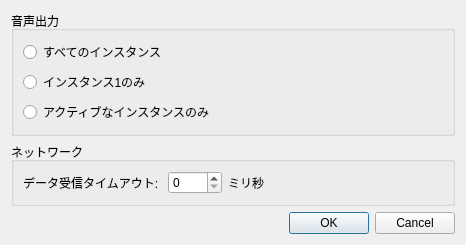
<?xml version="1.0" encoding="UTF-8"?>
<ui version="4.0">
 <class>MPSettingsDialog</class>
 <widget class="QDialog" name="MPSettingsDialog">
  <property name="geometry">
   <rect>
    <x>0</x>
    <y>0</y>
    <width>466</width>
    <height>202</height>
   </rect>
  </property>
  <property name="windowTitle">
   <string>マルチプレイヤー設定 - melonDS</string>
  </property>
  <layout class="QVBoxLayout" name="verticalLayout">
   <item>
    <widget class="QGroupBox" name="groupBox">
     <property name="title">
      <string>音声出力</string>
     </property>
     <layout class="QGridLayout" name="gridLayout_2">
      <item row="1" column="0">
       <widget class="QRadioButton" name="rbAudioOneOnly">
        <property name="text">
         <string>インスタンス1のみ</string>
        </property>
       </widget>
      </item>
      <item row="0" column="0">
       <widget class="QRadioButton" name="rbAudioAll">
        <property name="text">
         <string>すべてのインスタンス</string>
        </property>
       </widget>
      </item>
      <item row="2" column="0">
       <widget class="QRadioButton" name="rbAudioActiveOnly">
        <property name="text">
         <string>アクティブなインスタンスのみ</string>
        </property>
       </widget>
      </item>
     </layout>
    </widget>
   </item>
   <item>
    <widget class="QGroupBox" name="groupBox_2">
     <property name="title">
      <string>ネットワーク</string>
     </property>
     <layout class="QGridLayout" name="gridLayout">
      <item row="0" column="1">
       <widget class="QSpinBox" name="sbReceiveTimeout">
        <property name="sizePolicy">
         <sizepolicy hsizetype="Minimum" vsizetype="Fixed">
          <horstretch>0</horstretch>
          <verstretch>0</verstretch>
         </sizepolicy>
        </property>
        <property name="minimumSize">
         <size>
          <width>50</width>
          <height>0</height>
         </size>
        </property>
        <property name="maximum">
         <number>1000</number>
        </property>
       </widget>
      </item>
      <item row="0" column="0">
       <widget class="QLabel" name="label">
        <property name="text">
         <string>データ受信タイムアウト: </string>
        </property>
       </widget>
      </item>
      <item row="0" column="2">
       <widget class="QLabel" name="label_2">
        <property name="sizePolicy">
         <sizepolicy hsizetype="Preferred" vsizetype="Preferred">
          <horstretch>1</horstretch>
          <verstretch>0</verstretch>
         </sizepolicy>
        </property>
        <property name="text">
         <string>ミリ秒</string>
        </property>
       </widget>
      </item>
     </layout>
    </widget>
   </item>
   <item>
    <widget class="QDialogButtonBox" name="buttonBox">
     <property name="orientation">
      <enum>Qt::Horizontal</enum>
     </property>
     <property name="standardButtons">
      <set>QDialogButtonBox::Cancel|QDialogButtonBox::Ok</set>
     </property>
    </widget>
   </item>
  </layout>
 </widget>
 <tabstops>
  <tabstop>rbAudioAll</tabstop>
  <tabstop>rbAudioOneOnly</tabstop>
  <tabstop>rbAudioActiveOnly</tabstop>
  <tabstop>sbReceiveTimeout</tabstop>
 </tabstops>
 <resources/>
 <connections>
  <connection>
   <sender>buttonBox</sender>
   <signal>accepted()</signal>
   <receiver>MPSettingsDialog</receiver>
   <slot>accept()</slot>
   <hints>
    <hint type="sourcelabel">
     <x>248</x>
     <y>254</y>
    </hint>
    <hint type="destinationlabel">
     <x>157</x>
     <y>274</y>
    </hint>
   </hints>
  </connection>
  <connection>
   <sender>buttonBox</sender>
   <signal>rejected()</signal>
   <receiver>MPSettingsDialog</receiver>
   <slot>reject()</slot>
   <hints>
    <hint type="sourcelabel">
     <x>316</x>
     <y>260</y>
    </hint>
    <hint type="destinationlabel">
     <x>286</x>
     <y>274</y>
    </hint>
   </hints>
  </connection>
 </connections>
</ui>
